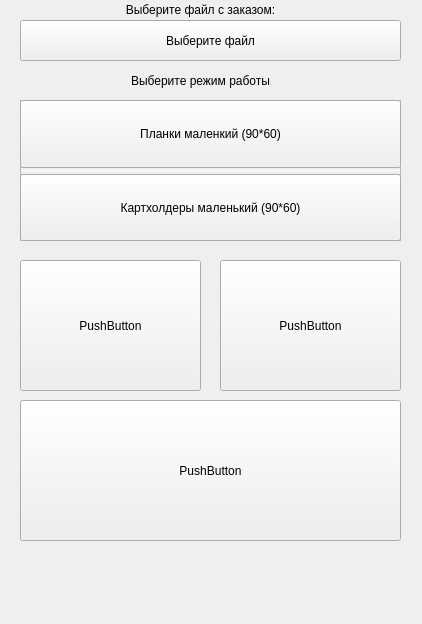
<?xml version="1.0" encoding="UTF-8"?>
<ui version="4.0">
 <class>PrintHelper</class>
 <widget class="QWidget" name="PrintHelper">
  <property name="geometry">
   <rect>
    <x>0</x>
    <y>0</y>
    <width>422</width>
    <height>624</height>
   </rect>
  </property>
  <property name="sizePolicy">
   <sizepolicy hsizetype="Fixed" vsizetype="Fixed">
    <horstretch>0</horstretch>
    <verstretch>0</verstretch>
   </sizepolicy>
  </property>
  <property name="windowTitle">
   <string>Print Helper</string>
  </property>
  <widget class="QPushButton" name="selectFileButt">
   <property name="geometry">
    <rect>
     <x>20</x>
     <y>20</y>
     <width>381</width>
     <height>41</height>
    </rect>
   </property>
   <property name="text">
    <string>Выберите файл</string>
   </property>
  </widget>
  <widget class="QLabel" name="label">
   <property name="geometry">
    <rect>
     <x>20</x>
     <y>0</y>
     <width>361</width>
     <height>20</height>
    </rect>
   </property>
   <property name="layoutDirection">
    <enum>Qt::LeftToRight</enum>
   </property>
   <property name="text">
    <string>Выберите файл с заказом:</string>
   </property>
   <property name="alignment">
    <set>Qt::AlignCenter</set>
   </property>
  </widget>
  <widget class="QLabel" name="label_2">
   <property name="geometry">
    <rect>
     <x>10</x>
     <y>70</y>
     <width>381</width>
     <height>21</height>
    </rect>
   </property>
   <property name="layoutDirection">
    <enum>Qt::LeftToRight</enum>
   </property>
   <property name="text">
    <string>Выберите режим работы</string>
   </property>
   <property name="alignment">
    <set>Qt::AlignCenter</set>
   </property>
  </widget>
  <widget class="QFrame" name="frameSmall">
   <property name="geometry">
    <rect>
     <x>20</x>
     <y>100</y>
     <width>381</width>
     <height>141</height>
    </rect>
   </property>
   <property name="frameShape">
    <enum>QFrame::Panel</enum>
   </property>
   <property name="frameShadow">
    <enum>QFrame::Sunken</enum>
   </property>
   <property name="midLineWidth">
    <number>0</number>
   </property>
   <widget class="QWidget" name="verticalLayoutWidget_3">
    <property name="geometry">
     <rect>
      <x>0</x>
      <y>0</y>
      <width>381</width>
      <height>141</height>
     </rect>
    </property>
    <layout class="QVBoxLayout" name="verticalLayout_3">
     <item>
      <widget class="QPushButton" name="smallButt">
       <property name="enabled">
        <bool>true</bool>
       </property>
       <property name="sizePolicy">
        <sizepolicy hsizetype="Minimum" vsizetype="Minimum">
         <horstretch>0</horstretch>
         <verstretch>0</verstretch>
        </sizepolicy>
       </property>
       <property name="text">
        <string>Силикон маленький (90*60)</string>
       </property>
      </widget>
     </item>
     <item>
      <widget class="QPushButton" name="smallButtBooks">
       <property name="enabled">
        <bool>true</bool>
       </property>
       <property name="sizePolicy">
        <sizepolicy hsizetype="Minimum" vsizetype="Minimum">
         <horstretch>0</horstretch>
         <verstretch>0</verstretch>
        </sizepolicy>
       </property>
       <property name="text">
        <string>Книжки маленький (90*60)</string>
       </property>
      </widget>
     </item>
    </layout>
   </widget>
  </widget>
  <widget class="QFrame" name="frameBig">
   <property name="geometry">
    <rect>
     <x>20</x>
     <y>100</y>
     <width>381</width>
     <height>71</height>
    </rect>
   </property>
   <property name="frameShape">
    <enum>QFrame::Panel</enum>
   </property>
   <property name="frameShadow">
    <enum>QFrame::Sunken</enum>
   </property>
   <property name="lineWidth">
    <number>1</number>
   </property>
   <widget class="QWidget" name="verticalLayoutWidget">
    <property name="geometry">
     <rect>
      <x>0</x>
      <y>0</y>
      <width>381</width>
      <height>71</height>
     </rect>
    </property>
    <layout class="QVBoxLayout" name="verticalLayout" stretch="0">
     <property name="spacing">
      <number>8</number>
     </property>
     <property name="sizeConstraint">
      <enum>QLayout::SetDefaultConstraint</enum>
     </property>
     <property name="leftMargin">
      <number>0</number>
     </property>
     <property name="topMargin">
      <number>4</number>
     </property>
     <property name="rightMargin">
      <number>0</number>
     </property>
     <property name="bottomMargin">
      <number>4</number>
     </property>
     <item>
      <widget class="QPushButton" name="bigButt">
       <property name="enabled">
        <bool>true</bool>
       </property>
       <property name="sizePolicy">
        <sizepolicy hsizetype="Minimum" vsizetype="Minimum">
         <horstretch>0</horstretch>
         <verstretch>0</verstretch>
        </sizepolicy>
       </property>
       <property name="text">
        <string>Большой принтер силикон (3*2)</string>
       </property>
       <property name="iconSize">
        <size>
         <width>32</width>
         <height>32</height>
        </size>
       </property>
       <property name="flat">
        <bool>false</bool>
       </property>
      </widget>
     </item>
    </layout>
   </widget>
  </widget>
  <widget class="QFrame" name="frameMed">
   <property name="geometry">
    <rect>
     <x>20</x>
     <y>100</y>
     <width>381</width>
     <height>141</height>
    </rect>
   </property>
   <property name="frameShape">
    <enum>QFrame::StyledPanel</enum>
   </property>
   <property name="frameShadow">
    <enum>QFrame::Raised</enum>
   </property>
   <widget class="QWidget" name="verticalLayoutWidget_2">
    <property name="geometry">
     <rect>
      <x>0</x>
      <y>0</y>
      <width>381</width>
      <height>141</height>
     </rect>
    </property>
    <layout class="QVBoxLayout" name="verticalLayout_2">
     <property name="sizeConstraint">
      <enum>QLayout::SetMinimumSize</enum>
     </property>
     <item>
      <widget class="QPushButton" name="medButt">
       <property name="enabled">
        <bool>true</bool>
       </property>
       <property name="sizePolicy">
        <sizepolicy hsizetype="Minimum" vsizetype="Minimum">
         <horstretch>0</horstretch>
         <verstretch>0</verstretch>
        </sizepolicy>
       </property>
       <property name="text">
        <string>Средний принтер силикон (105*160)</string>
       </property>
      </widget>
     </item>
     <item>
      <widget class="QPushButton" name="medButtBooks">
       <property name="enabled">
        <bool>true</bool>
       </property>
       <property name="sizePolicy">
        <sizepolicy hsizetype="Minimum" vsizetype="Minimum">
         <horstretch>0</horstretch>
         <verstretch>0</verstretch>
        </sizepolicy>
       </property>
       <property name="text">
        <string>Средний принтер книжки (105*160)</string>
       </property>
      </widget>
     </item>
    </layout>
   </widget>
  </widget>
  <widget class="QFrame" name="frameOther">
   <property name="geometry">
    <rect>
     <x>20</x>
     <y>100</y>
     <width>381</width>
     <height>141</height>
    </rect>
   </property>
   <property name="frameShape">
    <enum>QFrame::StyledPanel</enum>
   </property>
   <property name="frameShadow">
    <enum>QFrame::Raised</enum>
   </property>
   <widget class="QWidget" name="verticalLayoutWidget_4">
    <property name="geometry">
     <rect>
      <x>0</x>
      <y>0</y>
      <width>381</width>
      <height>141</height>
     </rect>
    </property>
    <layout class="QVBoxLayout" name="verticalLayout_4">
     <item>
      <widget class="QPushButton" name="smallButtPlastins">
       <property name="enabled">
        <bool>true</bool>
       </property>
       <property name="sizePolicy">
        <sizepolicy hsizetype="Minimum" vsizetype="Minimum">
         <horstretch>0</horstretch>
         <verstretch>0</verstretch>
        </sizepolicy>
       </property>
       <property name="text">
        <string>Планки маленкий (90*60)</string>
       </property>
      </widget>
     </item>
     <item>
      <widget class="QPushButton" name="smallButtCartholders">
       <property name="enabled">
        <bool>true</bool>
       </property>
       <property name="sizePolicy">
        <sizepolicy hsizetype="Minimum" vsizetype="Minimum">
         <horstretch>0</horstretch>
         <verstretch>0</verstretch>
        </sizepolicy>
       </property>
       <property name="text">
        <string>Картхолдеры маленький (90*60)</string>
       </property>
      </widget>
     </item>
    </layout>
   </widget>
  </widget>
  <widget class="QPushButton" name="pushButton">
   <property name="geometry">
    <rect>
     <x>20</x>
     <y>260</y>
     <width>181</width>
     <height>131</height>
    </rect>
   </property>
   <property name="text">
    <string>PushButton</string>
   </property>
  </widget>
  <widget class="QPushButton" name="pushButton_2">
   <property name="geometry">
    <rect>
     <x>220</x>
     <y>260</y>
     <width>181</width>
     <height>131</height>
    </rect>
   </property>
   <property name="text">
    <string>PushButton</string>
   </property>
  </widget>
  <widget class="QPushButton" name="pushButton_3">
   <property name="geometry">
    <rect>
     <x>20</x>
     <y>400</y>
     <width>381</width>
     <height>141</height>
    </rect>
   </property>
   <property name="text">
    <string>PushButton</string>
   </property>
  </widget>
  <zorder>frameSmall</zorder>
  <zorder>selectFileButt</zorder>
  <zorder>label</zorder>
  <zorder>label_2</zorder>
  <zorder>frameBig</zorder>
  <zorder>frameMed</zorder>
  <zorder>frameOther</zorder>
  <zorder>pushButton</zorder>
  <zorder>pushButton_2</zorder>
  <zorder>pushButton_3</zorder>
 </widget>
 <resources/>
 <connections/>
</ui>
